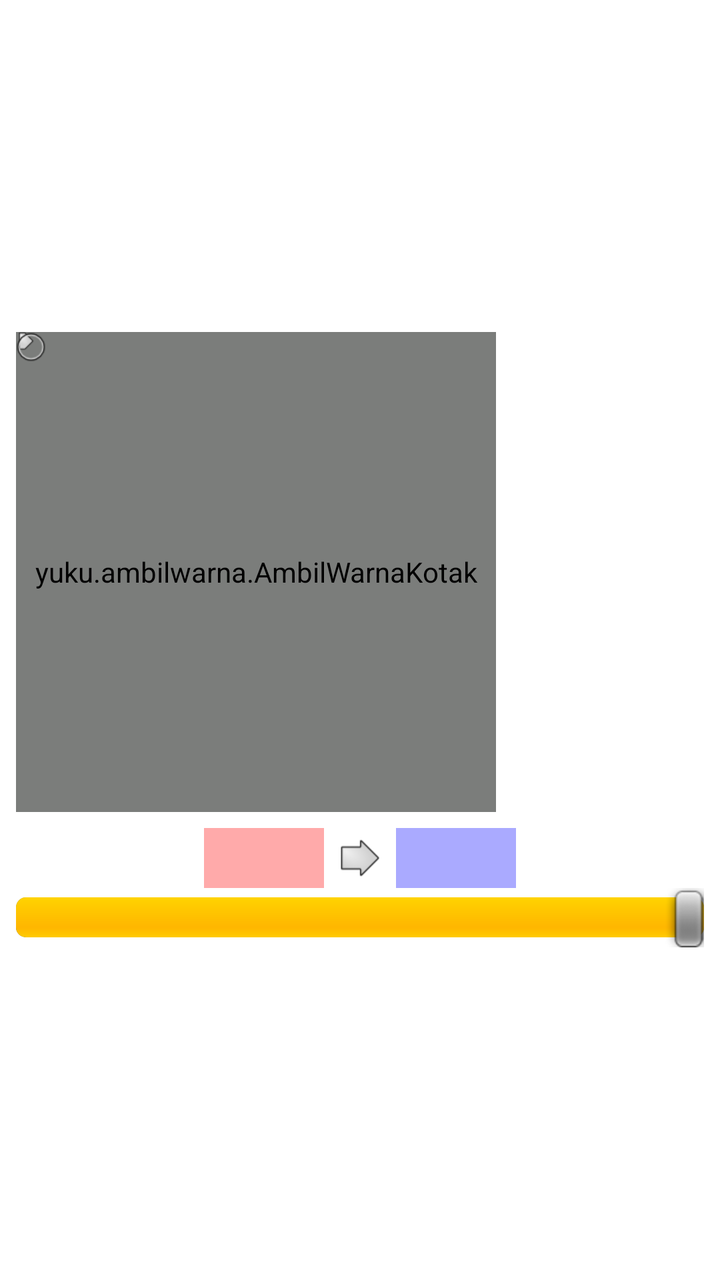
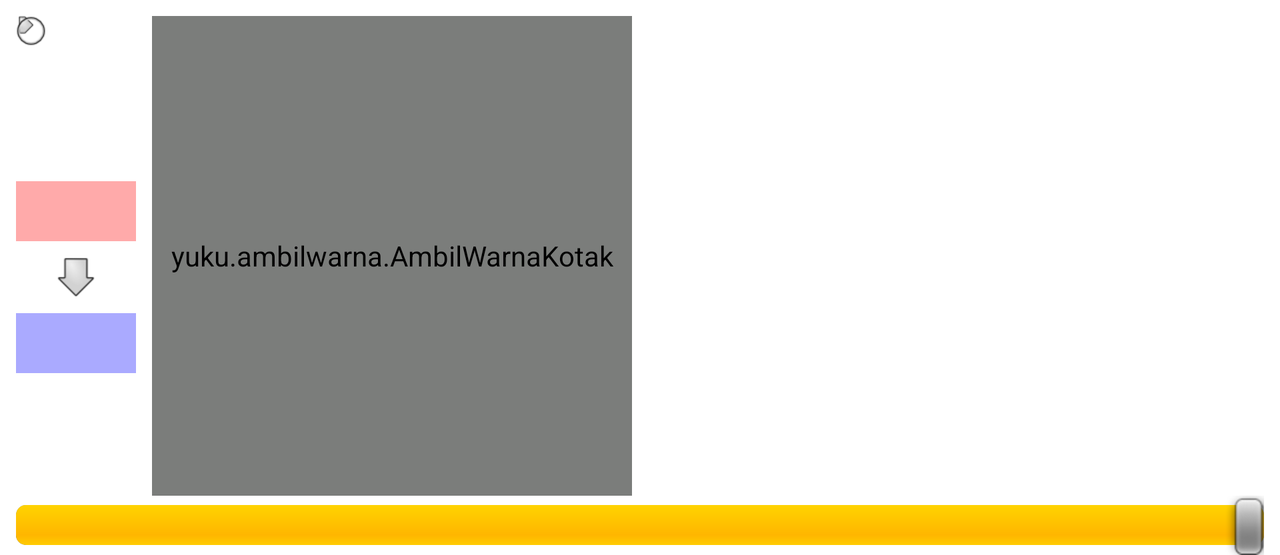

An Android layout and its configuration variant, each rendered on a device that would load it. The default file and the variant file are quoted in full after the pictures.
<!-- AndroidManifest.xml: application theme AppTheme -->
<!-- res/layout/ambilwarna_dialog.xml -->
<?xml version="1.0" encoding="utf-8"?>
<FrameLayout xmlns:android="http://schemas.android.com/apk/res/android"
    android:id="@+id/ambilwarna_dialogView"
    android:layout_width="match_parent"
    android:layout_height="match_parent"
    android:layout_gravity="center" >

    <RelativeLayout
        android:id="@+id/ambilwarna_viewContainer"
        android:layout_width="wrap_content"
        android:layout_height="wrap_content"
        android:layout_gravity="center"
        android:clipToPadding="false"
        android:paddingBottom="@dimen/ambilwarna_spacer"
        android:paddingLeft="@dimen/ambilwarna_spacer"
        android:paddingRight="@dimen/ambilwarna_spacer"
        android:paddingTop="@dimen/ambilwarna_spacer" >

        <yuku.ambilwarna.AmbilWarnaKotak
            android:id="@+id/ambilwarna_viewSatBri"
            android:layout_width="@dimen/ambilwarna_hsvWidth"
            android:layout_height="@dimen/ambilwarna_hsvHeight"
            android:layerType="software" />

        <ImageView
            android:id="@+id/ambilwarna_viewHue"
            android:layout_width="@dimen/ambilwarna_hueWidth"
            android:layout_height="@dimen/ambilwarna_hsvHeight"
            android:layout_marginLeft="@dimen/ambilwarna_spacer"
            android:layout_toRightOf="@id/ambilwarna_viewSatBri"
            android:scaleType="fitXY"
            android:src="@drawable/ambilwarna_hue" />

        <ImageView
            android:id="@+id/ambilwarna_cursor"
            android:layout_width="9dp"
            android:layout_height="9dp"
            android:scaleType="matrix"
            android:src="@drawable/ambilwarna_cursor" />

        <ImageView
            android:id="@+id/ambilwarna_target"
            android:layout_width="15dp"
            android:layout_height="15dp"
            android:scaleType="matrix"
            android:src="@drawable/ambilwarna_target" />

        <LinearLayout
            android:id="@+id/ambilwarna_state"
            android:layout_width="wrap_content"
            android:layout_height="wrap_content"
            android:layout_below="@id/ambilwarna_viewSatBri"
            android:layout_centerHorizontal="true"
            android:layout_marginTop="@dimen/ambilwarna_spacer"
            android:gravity="center"
            android:orientation="horizontal" >

            <FrameLayout
                android:layout_width="60dp"
                android:layout_height="30dp"
                android:background="@drawable/color_transparent_bg" >

                <View
                    android:id="@+id/ambilwarna_warnaLama"
                    android:layout_width="60dp"
                    android:layout_height="30dp"
                    android:background="#faa" />
            </FrameLayout>

            <ImageView
                android:layout_width="wrap_content"
                android:layout_height="wrap_content"
                android:paddingLeft="@dimen/ambilwarna_spacer"
                android:paddingRight="@dimen/ambilwarna_spacer"
                android:src="@drawable/ambilwarna_arrow_right" />

            <FrameLayout
                android:layout_width="60dp"
                android:layout_height="30dp"
                android:background="@drawable/color_transparent_bg" >

                <View
                    android:id="@+id/ambilwarna_warnaBaru"
                    android:layout_width="60dp"
                    android:layout_height="30dp"
                    android:background="#aaf" />
            </FrameLayout>
        </LinearLayout>

        <SeekBar
            android:id="@+id/ambilwarna_alpha"
            android:layout_width="match_parent"
            android:layout_height="wrap_content"
            android:layout_below="@id/ambilwarna_state"
            android:layout_centerHorizontal="true"
            android:max="255"
            android:progress="255" />
    </RelativeLayout>

</FrameLayout>
<!-- resources referenced by this layout -->
<resources>
  <dimen name="ambilwarna_hsvHeight">240dp</dimen>
  <dimen name="ambilwarna_hsvWidth">240dp</dimen>
  <dimen name="ambilwarna_hueWidth">30dp</dimen>
  <dimen name="ambilwarna_spacer">8dp</dimen>
  <!-- drawable ambilwarna_arrow_right: png bitmap (drawable-hdpi, 893 bytes) -->
  <!-- drawable ambilwarna_cursor: png bitmap (drawable-hdpi, 449 bytes) -->
  <!-- drawable ambilwarna_target: png bitmap (drawable-hdpi, 771 bytes) -->
  <!-- drawable color_transparent_bg (drawable-hdpi) -->
  <?xml version="1.0" encoding="utf-8"?>
  <bitmap xmlns:android="http://schemas.android.com/apk/res/android" 
      android:src="@drawable/transparent_bg"
      android:tileMode="repeat" />
  <style name="AppTheme" parent="AppBaseTheme">
          
  
      </style>
  <!-- drawable transparent_bg: jpg bitmap (drawable-hdpi, 609 bytes) -->
  <style name="AppBaseTheme" parent="android:Theme.Light">
          
      </style>
</resources>
<!-- res/layout-land/ambilwarna_dialog.xml (the repository's variant of the layout above) -->
<!-- drawn on the phone turned sideways -->
<?xml version="1.0" encoding="utf-8"?>
<RelativeLayout xmlns:android="http://schemas.android.com/apk/res/android"
    android:id="@+id/ambilwarna_viewContainer"
    android:layout_width="wrap_content"
    android:layout_height="wrap_content"
    android:layout_gravity="center"
    android:clipToPadding="false"
    android:paddingBottom="0dp"
    android:paddingLeft="@dimen/ambilwarna_spacer"
    android:paddingRight="@dimen/ambilwarna_spacer"
    android:paddingTop="@dimen/ambilwarna_spacer" >

    <LinearLayout
        android:id="@+id/ambilwarna_state"
        android:layout_width="wrap_content"
        android:layout_height="wrap_content"
        android:layout_centerVertical="true"
        android:gravity="center"
        android:orientation="vertical"
        android:paddingRight="@dimen/ambilwarna_spacer" >

        <FrameLayout
            android:layout_width="60dp"
            android:layout_height="30dp"
            android:background="@drawable/color_transparent_bg" >

            <View
                android:id="@+id/ambilwarna_warnaLama"
                android:layout_width="60dp"
                android:layout_height="30dp"
                android:background="#faa" />
        </FrameLayout>

        <ImageView
            android:layout_width="wrap_content"
            android:layout_height="wrap_content"
            android:paddingBottom="@dimen/ambilwarna_spacer"
            android:paddingTop="@dimen/ambilwarna_spacer"
            android:src="@drawable/ambilwarna_arrow_down" />

        <FrameLayout
            android:layout_width="60dp"
            android:layout_height="30dp"
            android:background="@drawable/color_transparent_bg" >

            <View
                android:id="@+id/ambilwarna_warnaBaru"
                android:layout_width="60dp"
                android:layout_height="30dp"
                android:background="#aaf" />
        </FrameLayout>
    </LinearLayout>

    <yuku.ambilwarna.AmbilWarnaKotak
        android:id="@+id/ambilwarna_viewSatBri"
        android:layout_width="@dimen/ambilwarna_hsvWidth"
        android:layout_height="@dimen/ambilwarna_hsvHeight"
        android:layout_toRightOf="@id/ambilwarna_state"
        android:layerType="software" />
    

    <View
        android:layout_width="@dimen/ambilwarna_spacer"
        android:layout_height="@dimen/ambilwarna_spacer"
        android:layout_below="@id/ambilwarna_viewSatBri" />

    <ImageView
        android:id="@+id/ambilwarna_viewHue"
        android:layout_width="@dimen/ambilwarna_hueWidth"
        android:layout_height="@dimen/ambilwarna_hsvHeight"
        android:layout_marginLeft="@dimen/ambilwarna_spacer"
        android:layout_toRightOf="@id/ambilwarna_viewSatBri"
        android:scaleType="fitXY"
        android:src="@drawable/ambilwarna_hue" />

    <ImageView
        android:id="@+id/ambilwarna_cursor"
        android:layout_width="9dp"
        android:layout_height="9dp"
        android:scaleType="matrix"
        android:src="@drawable/ambilwarna_cursor" />

    <ImageView
        android:id="@+id/ambilwarna_target"
        android:layout_width="15dp"
        android:layout_height="15dp"
        android:scaleType="matrix"
        android:src="@drawable/ambilwarna_target" />

    <SeekBar
        android:id="@+id/ambilwarna_alpha"
        android:layout_width="match_parent"
        android:layout_height="wrap_content"
        android:layout_below="@id/ambilwarna_viewSatBri"
        android:layout_centerHorizontal="true"
        android:max="255"
        android:progress="255" />

</RelativeLayout>
<!-- resources referenced by the variant -->
<!-- as the phone turned sideways resolves them -->
<resources>
  <dimen name="ambilwarna_hsvHeight">240dp</dimen>
  <dimen name="ambilwarna_hsvWidth">240dp</dimen>
  <dimen name="ambilwarna_hueWidth">30dp</dimen>
  <dimen name="ambilwarna_spacer">8dp</dimen>
  <!-- drawable ambilwarna_arrow_down: png bitmap (drawable-hdpi, 888 bytes) -->
  <!-- drawable ambilwarna_cursor: png bitmap (drawable-hdpi, 449 bytes) -->
  <!-- drawable ambilwarna_target: png bitmap (drawable-hdpi, 771 bytes) -->
  <!-- drawable color_transparent_bg (drawable-hdpi) -->
  <?xml version="1.0" encoding="utf-8"?>
  <bitmap xmlns:android="http://schemas.android.com/apk/res/android" 
      android:src="@drawable/transparent_bg"
      android:tileMode="repeat" />
  <style name="AppTheme" parent="AppBaseTheme">
          
  
      </style>
  <!-- drawable transparent_bg: jpg bitmap (drawable-hdpi, 609 bytes) -->
  <style name="AppBaseTheme" parent="android:Theme.Light">
          
      </style>
</resources>
